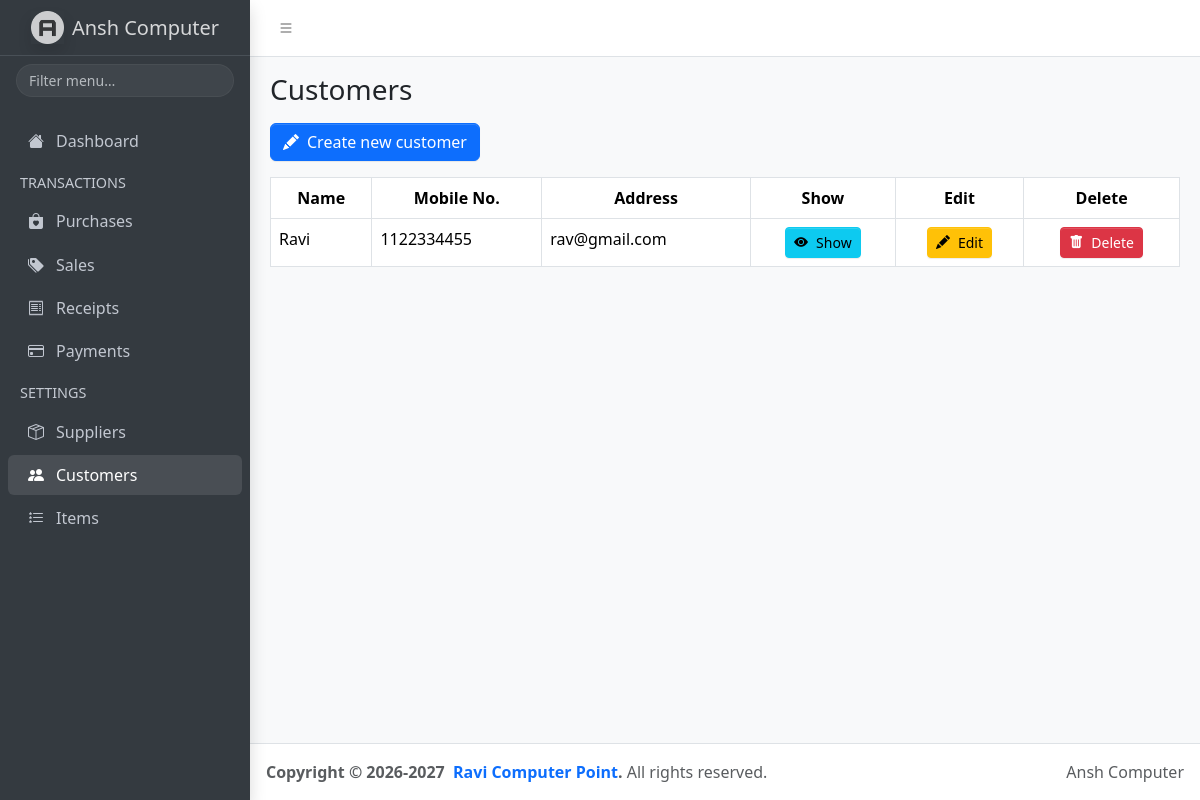
The app's page /customers/index.php, older data.
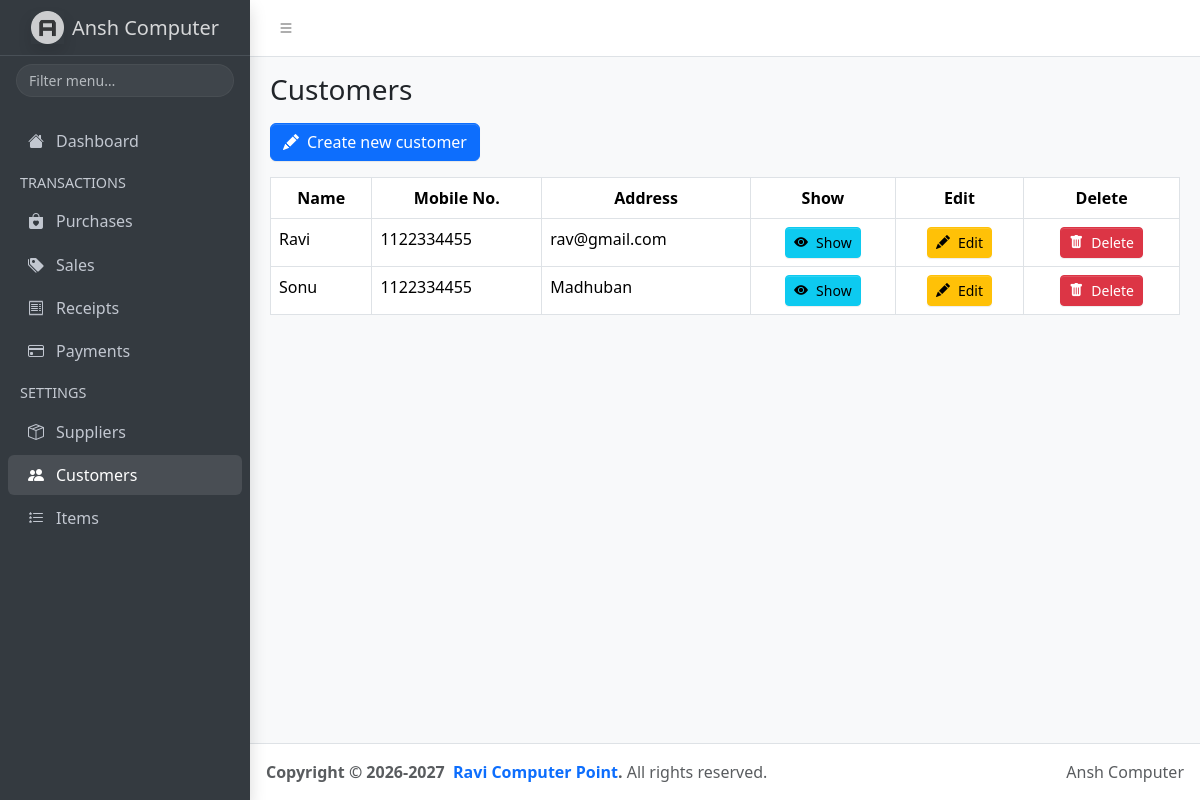
The same page, newer data.
### tables this page shows
CREATE TABLE `customers` (
  `id` int(11) NOT NULL,
  `name` varchar(50) NOT NULL,
  `mobile_no` varchar(10) DEFAULT NULL,
  `address` varchar(50) DEFAULT NULL
);

### customers/index.php (the view, shortened to what this page needs)
<?php
    include('../includes/header.php');
    include('../db_config.php');
    $customers = mysqli_query($conn, "select * from customers");
?>
<a href="create.php" class="btn btn-primary">
    <i class="bi bi-pencil-fill me-2"></i>Create new customer
</a>
<table class="table table-bordered my-3" id="table">
    <thead>
        <tr class="text-center">
            <th>Name</th>
            <th>Mobile No.</th>
            <th>Address</th>
            <th>Show</th>
            <th>Edit</th>
            <th>Delete</th>
        </tr>
    </thead>
    <tbody>
        <?php while($customer = mysqli_fetch_assoc($customers)): ?>
            <tr>
                <td><?php echo $customer['name'] ?></td>
                <td><?php echo $customer['mobile_no'] ?></td>
                <td><?php echo $customer['address'] ?></td>
                <td class="text-center">
                    <a href="show.php?id=<?php echo $customer['id'] ?>" class="btn btn-info btn-sm">
                        <i class="bi bi-eye-fill me-2"></i>Show
                    </a>
                </td>
                <td class="text-center">
                    <a href="edit.php?id=<?php echo $customer['id'] ?>" class="btn btn-warning btn-sm">
                        <i class="bi bi-pencil-fill me-2"></i>Edit
                    </a>
                </td>
                <td class="text-center">
                    <form action="delete.php" method="POST" onsubmit="return confirm('Do you really want to delete?');">
                        <button type="submit" class="btn btn-danger btn-sm">
                            <i class="bi bi-trash-fill me-2"></i>Delete
                        </button>
                    </form>
                </td>
            </tr>
        <?php endwhile; ?>
    </tbody>
</table>
<?php include('../includes/footer.php'); ?>

Row changes from the older to the newer data that the page shows:
added customers: name "Sonu", mobile_no "1122334455", address "Madhuban"
